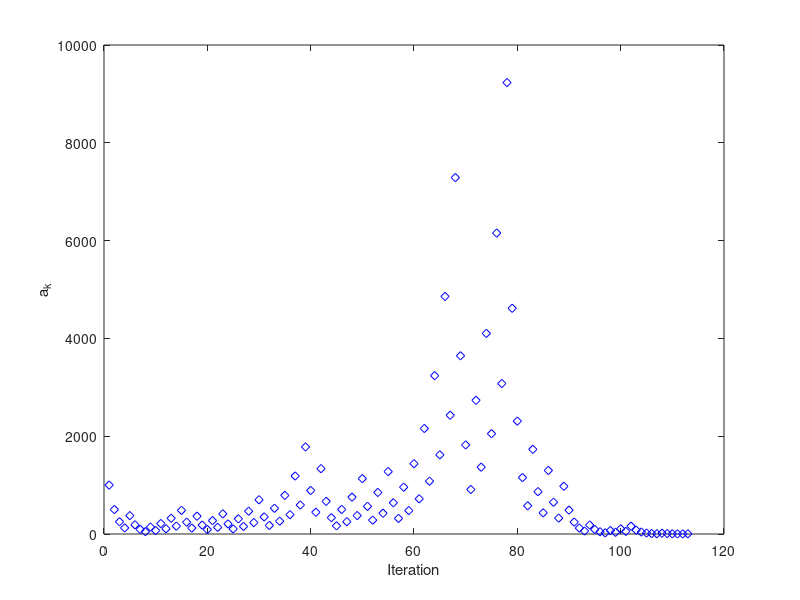

MATLAB code for this plot:
a(1)=1000;
for n = 1:1000
    if(rem(a(n),2)~=0)
        a(n+1)=3*a(n)+1;
    else
        a(n+1)=a(n)/2;
    end
    if(a(n)==1)
        break
    end
end

iterations = 1:1:length(a);
plot(iterations,a,'bd')

xlabel('Iteration')
ylabel('a_k')